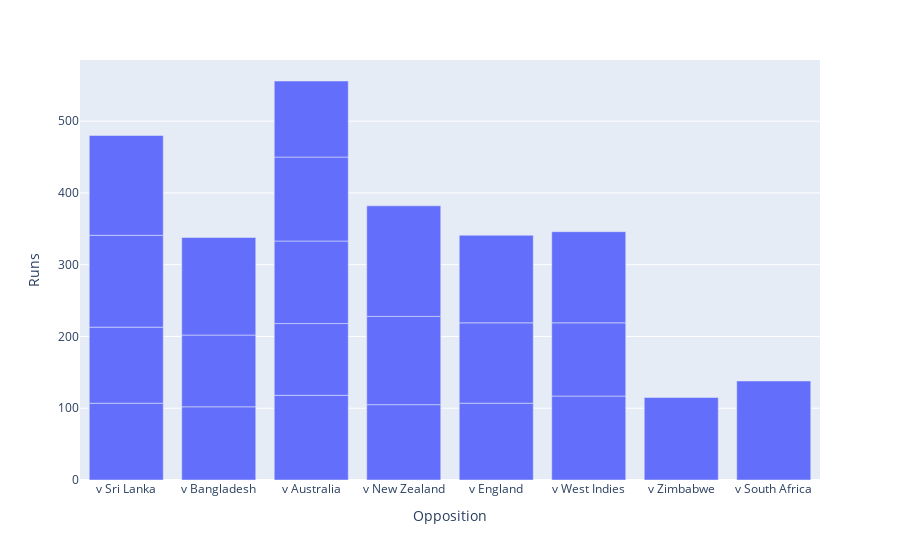

Write notebook code for a chart like this one.
### Code cell
figure = px.bar(Cen, x=Cen["Opposition"], y = Cen["Runs"])
figure.show()

### Figure 1 — Plotly figure (JSON) as saved in the notebook; plotly's stock layout.template omitted (floating-point values rounded to 4 significant figures)
{"data": [{"alignmentgroup": "True", "hovertemplate": "Opposition=%{x}<br>Runs=%{y}<extra></extra>", "legendgroup": "", "marker": {"color": "#636efa", "pattern": {"shape": ""}}, "name": "", "offsetgroup": "", "orientation": "v", "showlegend": false, "textposition": "auto", "type": "bar", "x": ["v Sri Lanka", "v Bangladesh", "v Australia", "v New Zealand", "v Bangladesh", "v England", "v England", "v West Indies", "v Sri Lanka", "v Sri Lanka", "v West Indies", "v Zimbabwe", "v Australia", "v Australia", "v New Zealand", "v Bangladesh", "v West Indies", "v Sri Lanka", "v South Africa", "v Australia", "v Australia", "v New Zealand", "v England"], "xaxis": "x", "y": [107, 102, 118, 105, 100, 107, 112, 117, 106, 128, 102, 115, 100, 115, 123, 136, 127, 139, 138, 117, 106, 154, 122], "yaxis": "y"}], "layout": {"barmode": "relative", "legend": {"tracegroupgap": 0}, "margin": {"t": 60}, "xaxis": {"anchor": "y", "domain": [0, 1], "title": {"text": "Opposition"}}, "yaxis": {"anchor": "x", "domain": [0, 1], "title": {"text": "Runs"}}}}
